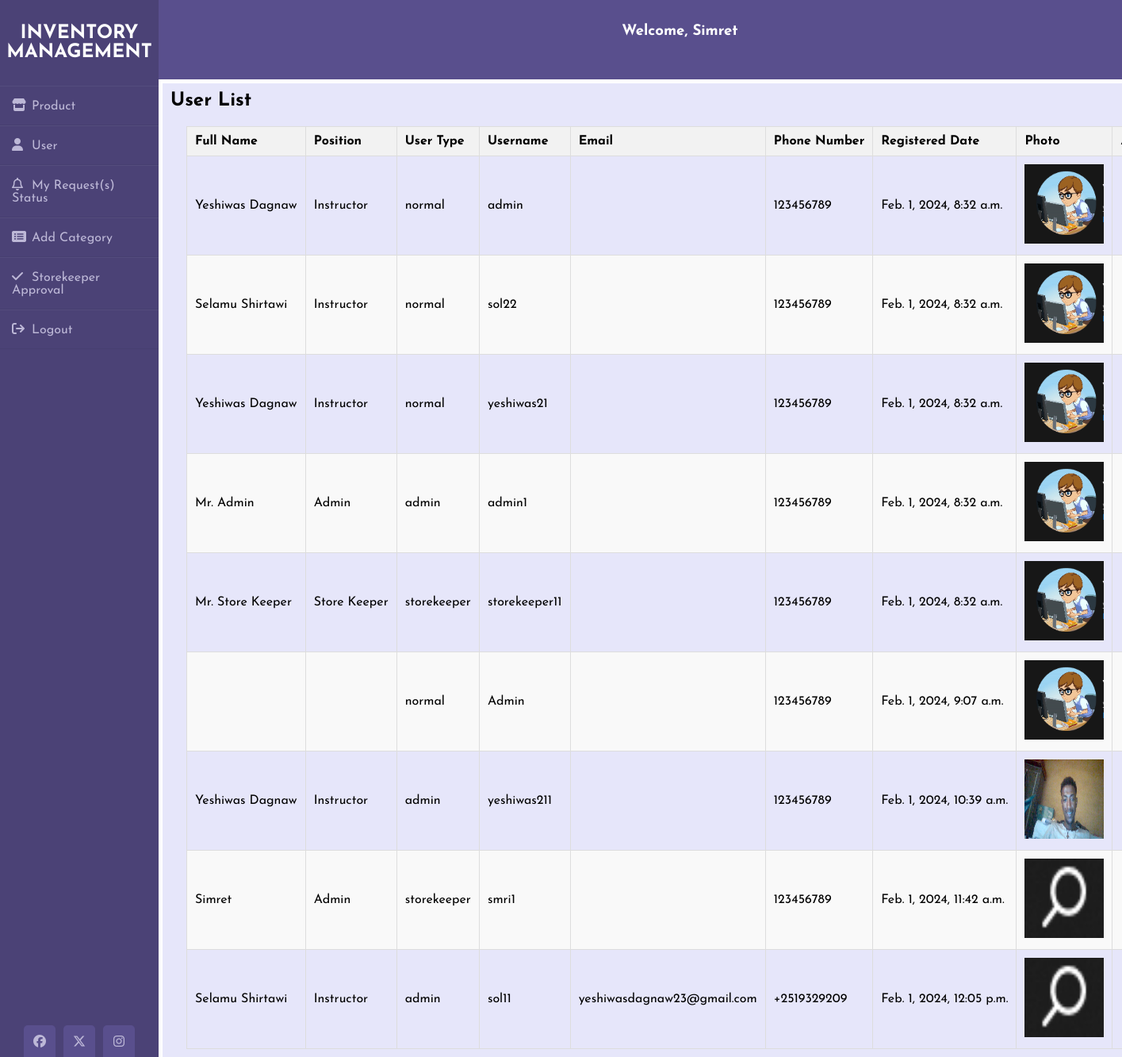
Page /user_list/ (signed in) on the committed database.
### inventory/models.py (models this page shows)
class UserProfile(AbstractUser):
    USER_TYPE_CHOICES = [
        ('normal', 'Normal User'),
        ('storekeeper', 'Store Keeper'),
        ('admin', 'Admin'),
    ]
    full_name = models.CharField(max_length=255)
    position = models.CharField(max_length=255)
    user_type = models.CharField(max_length=20, choices=USER_TYPE_CHOICES, default='normal')
    phone = models.CharField(max_length=14, default='123456789')
    email = models.EmailField()
    image = models.ImageField(default='avatar.png', upload_to='User_images', blank=True)
    registered_date = models.DateTimeField(auto_now_add=True)
    groups = models.ManyToManyField(
        'auth.Group',
        related_name='user_profiles_groups',
        blank=True,
        verbose_name='groups',
        help_text='The groups this user belongs to. A user will get all permissions granted to each of their groups.',
    )
    user_permissions = models.ManyToManyField(
        'auth.Permission',
        related_name='user_profiles_permissions',
        blank=True,
        verbose_name='user permissions',
        help_text='Specific permissions for this user.',
    )

### inventory/views.py (the view)
# urls.py: path('user_list/', user_list, name='user_list'),
@login_required
def user_list(request):
    users = UserProfile.objects.all()
    return render(request, 'users/user_list.html', {'users': users})

### templates/users/user_list.html (shortened to what this page needs)
{% extends 'base.html' %}
{% block content %}
 <div class="wrapper">
  <div class="content">
    {% if users|length == 0 %}
     <h2>No Registered User Yet !!!</h2>
    {% else %}
      <h2>User List</h2>
      <table>
        <thead>
          <tr>
            <th>Full Name</th>
            <th>Position</th>
            <th>User Type</th>
            <th>Username</th>
            <th>Email</th>
            <th>Phone Number</th>
            <th>Registered Date</th>
            <th>Photo</th>
            <th colspan="2">Action</th>
          </tr>
        </thead>
        <tbody>
          {% for user in users %}
            <tr>
              <td>{{ user.full_name }}</td>
              <td>{{ user.position }}</td>
              <td>{{ user.user_type }}</td>
              <td>{{ user.username }}</td>
              <td>{{ user.email }}</td>
              <td>{{ user.phone }}</td>
              <td>{{ user.registered_date }}</td>
              <td><img class="img-thumbnail" src="{{ user.image.url }}" width="100" height="100" alt=""></td>
              <td><a href="{% url 'edit_user' user.id %}">Edit</a></td>
            </tr>
          {% endfor %}
        </tbody>
      </table>
    {% endif %}
  </div>
 </div>
{% endblock content %}

### templates/base.html (shortened to what this page needs)
<!DOCTYPE html>
<html lang="en">
<head>
</head>
<body>
    {% include 'nav_main.html' %}
    {% block content %}
    {% endblock content %}
    <footer>
    </footer>
</body>
</html>

### templates/nav_main.html (shortened to what this page needs)
<!DOCTYPE html>
<html lang="en">
{% load static %}
<head>
    <link rel="stylesheet" href="{% static 'css/style.css' %}" />
    <link rel="stylesheet" href="https://cdnjs.cloudflare.com/ajax/libs/font-awesome/6.5.1/css/all.min.css" />
</head>
<body>
    <div class="wrapper">
        <div class="sidebar">
            <h2>Inventory Management</h2>
            <ul class="parent-list">
                {% if user.is_authenticated %}
                    {% if user.user_type == 'normal' %}
                        <li><a href="#"><i class="fa fa-house"></i>Home</a></li>
                        <li><a href="#"> <i class="fa fa-solid fa-store"></i>Product</a>
                            <ul class="nested-list">
                                <li><a href="{% url 'product_list' %}"><i class="fa fa-solid fa-store"></i>All Products</a></li>
                                <li><a href="{% url 'user_products' %}"><i class="fa fa-solid fa-cart-shopping"></i>My Products</a></li>
                            </ul>
                        </li>
                        <li><a href="{% url 'user_requests_status' %}"><i class="fa far fa-bell"></i>My Request(s) Status</a></li>
                    {% elif user.user_type == 'storekeeper' %}
                        <li><a href="#"> <i class="fa fa-solid fa-store"></i>Product</a>
                        </li>
                        <li><a href="#"><i class="fa fa-user" aria-hidden="true"></i>User</a>
                        </li>
                        <li><a href="{% url 'user_requests_status' %}"><i class="fa far fa-bell"></i>My Request(s) Status</a></li>
                        <li><a href="{% url 'create_category' %}"><i class="fa fa-list-alt" aria-hidden="true"></i>Add Category</a></li>
                        <li><a href="{% url 'store_keeper' %}"><i class="fa fa-check" aria-hidden="true"></i>Storekeeper Approval</a></li>
                    {% endif %}
                    <li><a href="{% url 'logout' %}"><i class="fa fa-sign-out" aria-hidden="true"></i>Logout</a></li>
                {% else %}
                    <li><a href="{% url 'login' %}"><i class="fa fa-sign-in" aria-hidden="true"></i>Login</a></li>
                    <li><a href="#"><i class="far fa-comment"></i> Message</a></li>
                {% endif %}
            </ul>
            <div class="social_media">
                <a href="#"><i class="fa-brands fa-facebook"></i></a>
                <a href="#"><i class="fa-brands fa-x-twitter"></i></a>
                <a href="#"><i class="fa-brands fa-instagram"></i></a>
            </div>
        </div>
       <div class="header">
        {% if user.is_authenticated %}
            <h3>Welcome, {{ user.full_name}}</h3>
        {% endif %}
       </div>
        </div>
</body>
</html>

### static/css/style.css (style rules this page uses)
* { margin: 0; padding: 0; box-sizing: border-box; list-style: none; text-decoration: none; font-family: 'Josefin Sans', sans-serif; }
body { background-color: #ffffff; }
.wrapper { display: flex; position: relative; }
.wrapper .sidebar { width: 200px; height: 100%; background: #4b4276; padding: 30px 0px; position: fixed; z-index: 1; }
.wrapper .sidebar h2 { color: #fff; text-transform: uppercase; text-align: center; margin-bottom: 30px; }
.wrapper .sidebar ul li { padding: 15px; border-bottom: 1px solid #bdb8d7; border-bottom: 1px solid rgba(0, 0, 0, 0.05); border-top: 1px solid rgba(255, 255, 255, 0.05); }
.wrapper .sidebar ul li a { color: #bdb8d7; display: block; }
.wrapper .sidebar ul li a .fa { width: 25px; }
.wrapper .sidebar ul li a .far { width: 25px; }
.wrapper .sidebar .social_media { position: absolute; bottom: 0; left: 50%; transform: translateX(-50%); display: flex; }
.wrapper .sidebar .social_media a { display: block; width: 40px; background: #594f8d; height: 40px; line-height: 45px; text-align: center; margin: 0 5px; color: #bdb8d7; border-top-left-radius: 5px; border-top-right-radius: 5px; }
.wrapper .header { position: fixed; top: 0; margin-left: 200px; width: 100%; background-color: #594f8d; height: 100px; text-align: center; color: #ffffff; z-index: 2; }
.wrapper .header h3 { color: #ffffff; text-align: center; margin-right: 100px; padding-top: 30px; }
.wrapper .content { margin-left: 205px; margin-top: 105px; background-color:#E6E6FA; padding: 10px; position: absolute; width: 100%; overflow-y: auto; white-space: nowrap; min-height: calc(100vh - 105px); }
.wrapper .content table { margin-left: 20px; padding-left: 10px; border-collapse: collapse; margin-top: 20px; width: 80%; }
.wrapper .content table th, .wrapper .content table td { padding: 10px; text-align: left; border: 1px solid #ddd; }
.wrapper .content table thead { background-color: #f2f2f2; }
.wrapper .content table tbody tr:nth-child(even) { background-color: #f9f9f9; }

### rows in the picture
UserProfile: full_name "Simret", position "Admin", user_type "storekeeper", username "smri1", phone "123456789", registered_date "Feb. 1, 2024, 11:42 a.m.", image (picture)
UserProfile: full_name "Yeshiwas Dagnaw", position "Instructor", user_type "normal", username "admin", phone "123456789", registered_date "Feb. 1, 2024, 8:32 a.m.", image (placeholder picture)
UserProfile: full_name "Selamu Shirtawi", position "Instructor", user_type "normal", username "sol22", phone "123456789", registered_date "Feb. 1, 2024, 8:32 a.m.", image (placeholder picture)
UserProfile: full_name "Yeshiwas Dagnaw", position "Instructor", user_type "normal", username "yeshiwas21", phone "123456789", registered_date "Feb. 1, 2024, 8:32 a.m.", image (placeholder picture)
UserProfile: full_name "Mr. Admin", position "Admin", user_type "admin", username "admin1", phone "123456789", registered_date "Feb. 1, 2024, 8:32 a.m.", image (placeholder picture)
UserProfile: full_name "Mr. Store Keeper", position "Store Keeper", user_type "storekeeper", username "storekeeper11", phone "123456789", registered_date "Feb. 1, 2024, 8:32 a.m.", image (placeholder picture)
UserProfile: user_type "normal", username "Admin", phone "123456789", registered_date "Feb. 1, 2024, 9:07 a.m.", image (placeholder picture)
UserProfile: full_name "Yeshiwas Dagnaw", position "Instructor", user_type "admin", username "yeshiwas211", phone "123456789", registered_date "Feb. 1, 2024, 10:39 a.m.", image (picture)
UserProfile: full_name "Selamu Shirtawi", position "Instructor", user_type "admin", username "sol11", email "yeshiwasdagnaw23@gmail.com", phone "+2519329209", registered_date "Feb. 1, 2024, 12:05 p.m.", image (picture)
